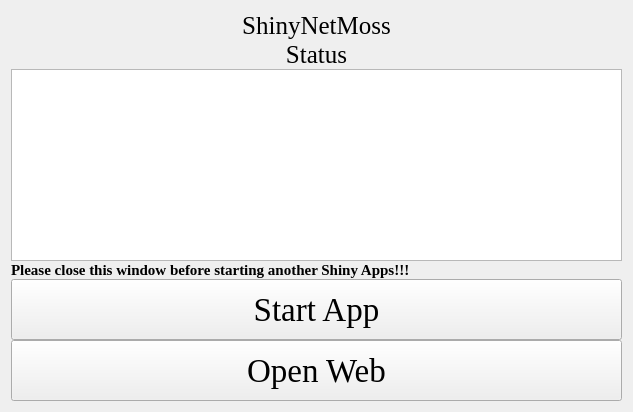
<?xml version="1.0" encoding="UTF-8"?>
<ui version="4.0">
 <class>Form</class>
 <widget class="QWidget" name="Form">
  <property name="geometry">
   <rect>
    <x>0</x>
    <y>0</y>
    <width>633</width>
    <height>412</height>
   </rect>
  </property>
  <property name="windowTitle">
   <string>Form</string>
  </property>
  <property name="styleSheet">
   <string notr="true">background-image: url(D:/tools/Pycharm/pyqt/logo/green_back.png);</string>
  </property>
  <layout class="QGridLayout" name="gridLayout_4">
   <property name="verticalSpacing">
    <number>0</number>
   </property>
   <item row="0" column="0">
    <layout class="QGridLayout" name="gridLayout_5">
     <property name="verticalSpacing">
      <number>0</number>
     </property>
     <item row="0" column="0" colspan="3">
      <widget class="QLabel" name="label">
       <property name="sizePolicy">
        <sizepolicy hsizetype="Preferred" vsizetype="Fixed">
         <horstretch>0</horstretch>
         <verstretch>0</verstretch>
        </sizepolicy>
       </property>
       <property name="font">
        <font>
         <family>Times New Roman</family>
         <pointsize>19</pointsize>
        </font>
       </property>
       <property name="text">
        <string>ShinyNetMoss</string>
       </property>
       <property name="alignment">
        <set>Qt::AlignCenter</set>
       </property>
      </widget>
     </item>
     <item row="3" column="0" colspan="3">
      <widget class="QLabel" name="label_4">
       <property name="sizePolicy">
        <sizepolicy hsizetype="Preferred" vsizetype="Fixed">
         <horstretch>0</horstretch>
         <verstretch>0</verstretch>
        </sizepolicy>
       </property>
       <property name="font">
        <font>
         <family>Times New Roman</family>
         <pointsize>19</pointsize>
        </font>
       </property>
       <property name="text">
        <string>Status</string>
       </property>
       <property name="alignment">
        <set>Qt::AlignCenter</set>
       </property>
      </widget>
     </item>
     <item row="5" column="0" rowspan="2" colspan="3">
      <widget class="QTextBrowser" name="textBrowser">
       <property name="styleSheet">
        <string notr="true">background-image: url(D:/Documents/Desktop/white.png)</string>
       </property>
      </widget>
     </item>
     <item row="7" column="0" colspan="3">
      <widget class="QLabel" name="label_3">
       <property name="sizePolicy">
        <sizepolicy hsizetype="Preferred" vsizetype="Fixed">
         <horstretch>0</horstretch>
         <verstretch>0</verstretch>
        </sizepolicy>
       </property>
       <property name="font">
        <font>
         <family>Times New Roman</family>
         <pointsize>11</pointsize>
         <weight>75</weight>
         <bold>true</bold>
        </font>
       </property>
       <property name="text">
        <string>Please close this window before starting another Shiny Apps!!!</string>
       </property>
      </widget>
     </item>
     <item row="8" column="0" colspan="3">
      <widget class="QPushButton" name="pushButton">
       <property name="sizePolicy">
        <sizepolicy hsizetype="Preferred" vsizetype="Preferred">
         <horstretch>0</horstretch>
         <verstretch>0</verstretch>
        </sizepolicy>
       </property>
       <property name="font">
        <font>
         <family>Times New Roman</family>
         <pointsize>25</pointsize>
        </font>
       </property>
       <property name="text">
        <string>Start App</string>
       </property>
      </widget>
     </item>
     <item row="9" column="0" colspan="3">
      <widget class="QPushButton" name="pushButton_2">
       <property name="sizePolicy">
        <sizepolicy hsizetype="Preferred" vsizetype="Preferred">
         <horstretch>0</horstretch>
         <verstretch>0</verstretch>
        </sizepolicy>
       </property>
       <property name="font">
        <font>
         <family>Times New Roman</family>
         <pointsize>25</pointsize>
        </font>
       </property>
       <property name="text">
        <string>Open Web</string>
       </property>
      </widget>
     </item>
    </layout>
   </item>
  </layout>
 </widget>
 <resources/>
 <connections/>
</ui>
